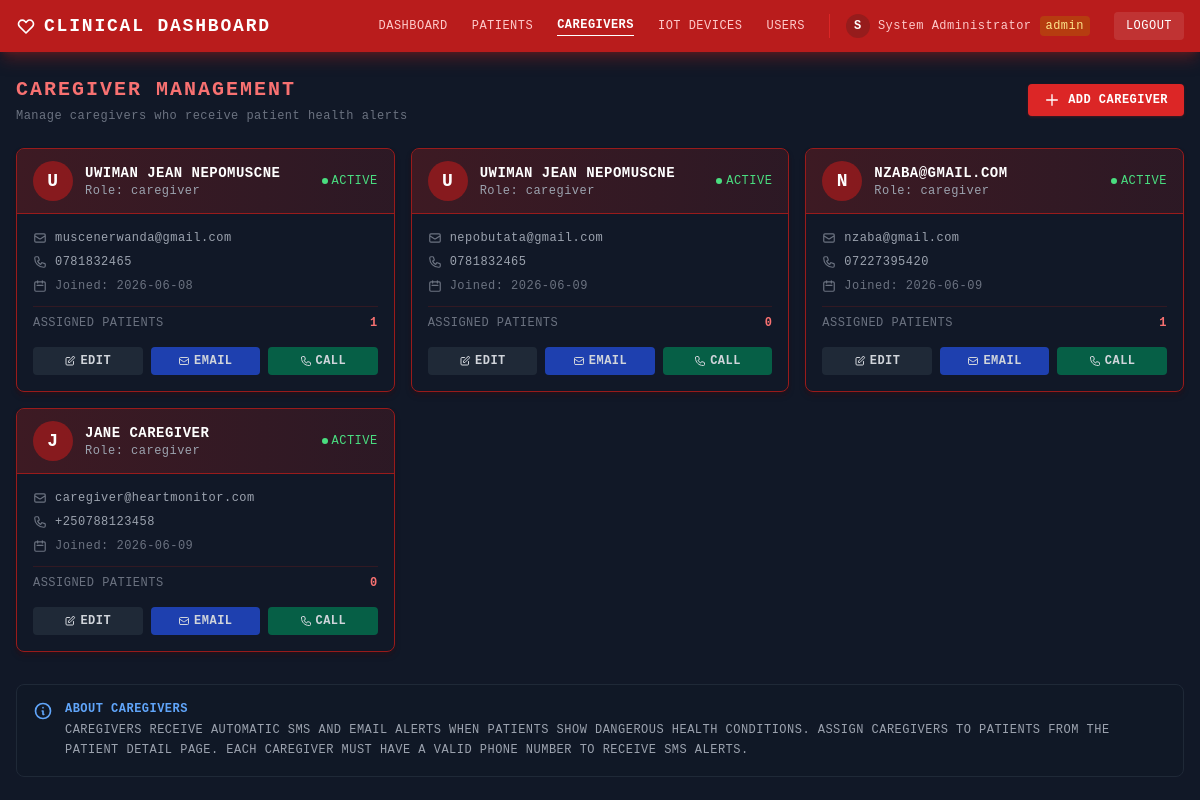
Screenshot of /caregivers (signed in) with the database file from the repository.
### app.py (models this page shows, shortened)
class User(UserMixin, db.Model):
    id = db.Column(db.Integer, primary_key=True)
    username = db.Column(db.String(80), unique=True, nullable=False)
    email = db.Column(db.String(120), unique=True, nullable=False)
    phone = db.Column(db.String(20))
    full_name = db.Column(db.String(100), nullable=False)
    password_hash = db.Column(db.String(200), nullable=False)
    role = db.Column(db.String(20), default='caregiver')  # admin, doctor, caregiver
    is_active = db.Column(db.Boolean, default=True)
    created_at = db.Column(db.DateTime, default=datetime.utcnow)
    patients = db.relationship('PatientCaregiver', foreign_keys='PatientCaregiver.caregiver_id', backref='caregiver')

### app.py (the view)
@app.route("/caregivers")
@login_required
def list_caregivers():
    if current_user.role == 'admin':
        caregivers = User.query.filter_by(role='caregiver').all()
    elif current_user.role == 'doctor':
        caregivers = User.query.filter_by(role='caregiver').all()
    else:
        caregivers = [current_user]
    for caregiver in caregivers:
        patient_count = db.session.query(PatientCaregiver).filter_by(caregiver_id=caregiver.id).count()
        caregiver.patient_count = patient_count
    return render_template("caregivers.html", caregivers=caregivers)

### app.py (called while the page is built)
@login_manager.user_loader
def load_user(user_id):
    return User.query.get(int(user_id))

### templates/caregivers.html (shortened to what this page needs)
<!DOCTYPE html>
<html lang="en">
<head>
    <script src="https://cdn.tailwindcss.com"></script>
</head>
<body class="min-h-screen bg-[#111827] text-white" style="text-transform:uppercase;letter-spacing:.03em">
    <nav class="bg-red-700 shadow-lg shadow-red-900/50">
        <div class="max-w-7xl mx-auto px-4 py-3 flex items-center justify-between">
            <a href="/" class="text-white font-bold text-lg tracking-widest flex items-center gap-2">
                <svg class="w-5 h-5" fill="none" stroke="currentColor" stroke-width="2" viewBox="0 0 24 24">
                    <path stroke-linecap="round" stroke-linejoin="round" d="M4.318 6.318a4.5 4.5 0 000 6.364L12 20.364l7.682-7.682a4.5 4.5 0 00-6.364-6.364L12 7.636l-1.318-1.318a4.5 4.5 0 00-6.364 0z"/>
                </svg>
                Clinical Dashboard
            </a>
            <div class="hidden md:flex items-center gap-6">
                <a href="/" class="text-red-200 hover:text-white text-xs transition-colors">Dashboard</a>
                <a href="/patients" class="text-red-200 hover:text-white text-xs transition-colors">Patients</a>
                <a href="/caregivers" class="text-white text-xs font-bold border-b border-white pb-0.5">Caregivers</a>
                <a href="/devices" class="text-red-200 hover:text-white text-xs transition-colors">IoT Devices</a>
                {% if current_user.role == 'admin' %}
                <a href="/users" class="text-red-200 hover:text-white text-xs transition-colors">Users</a>
                {% endif %}
                <span class="text-red-200 text-xs normal-case border-l border-red-600 pl-4 flex items-center gap-2">
                    <span class="w-6 h-6 rounded-full bg-red-900/60 flex items-center justify-center text-white font-bold text-xs">
                        {{ current_user.full_name[0]|upper if current_user.full_name else '?' }}
                    </span>
                    {{ current_user.full_name }}
                    <span class="px-1.5 py-0.5 rounded text-xs
                        {% if current_user.role == 'admin' %}bg-amber-700/60 text-amber-200
                        {% elif current_user.role == 'doctor' %}bg-cyan-800/60 text-cyan-200
                        {% else %}bg-emerald-900/60 text-emerald-200{% endif %}">
                        {{ current_user.role }}
                    </span>
                </span>
                <a href="/logout" class="bg-white/10 hover:bg-white/20 text-white text-xs px-3 py-1.5 rounded transition-colors">Logout</a>
            </div>
        </div>
    </nav>
    <div class="max-w-7xl mx-auto px-4 py-6">
        <div class="flex flex-col sm:flex-row sm:items-center justify-between gap-4 mb-6">
            <div>
                <h1 class="text-xl font-bold text-red-400 tracking-widest">Caregiver Management</h1>
                <p class="text-xs text-gray-500 mt-1 normal-case">Manage caregivers who receive patient health alerts</p>
            </div>
            {% if current_user.role in ('admin', 'doctor') %}
            <a href="/caregivers/add"
               class="bg-red-600 hover:bg-red-700 text-white font-bold text-xs px-4 py-2 rounded transition-colors shadow shadow-red-900/40 inline-flex items-center gap-2">
                <svg class="w-4 h-4" fill="none" stroke="currentColor" stroke-width="2" viewBox="0 0 24 24">
                    <path stroke-linecap="round" stroke-linejoin="round" d="M12 4v16m8-8H4"/>
                </svg>
                Add Caregiver
            </a>
            {% endif %}
        </div>
        {% if caregivers and caregivers|length > 0 %}
        <div class="grid grid-cols-1 md:grid-cols-2 lg:grid-cols-3 gap-4">
            {% for person in caregivers %}
            <div class="bg-gray-900 border border-red-800 rounded-lg overflow-hidden shadow-md shadow-red-950/30 hover:border-red-600 transition-all duration-300 hover-scale">
                <div class="bg-gradient-to-r from-red-900/40 to-red-800/20 px-4 py-3 border-b border-red-800">
                    <div class="flex items-center gap-3">
                        <div class="w-10 h-10 rounded-full bg-red-700/60 flex items-center justify-center text-white font-bold text-lg flex-shrink-0">
                            {{ (person.full_name if person.full_name else person.name)[0]|upper if (person.full_name or person.name) else '?' }}
                        </div>
                        <div class="flex-1">
                            <h3 class="text-sm font-bold text-white">{{ person.full_name if person.full_name else person.name }}</h3>
                            <p class="text-xs text-gray-400 normal-case">
                                {% if person.role %}
                                    Role: {{ person.role }}
                                {% else %}
                                    Caregiver
                                {% endif %}
                            </p>
                        </div>
                        {% if person.is_active is defined %}
                            {% if person.is_active %}
                            <span class="inline-flex items-center gap-1">
                                <span class="w-1.5 h-1.5 rounded-full bg-green-400 pulse-animation"></span>
                                <span class="text-green-400 text-xs">Active</span>
                            </span>
                            {% else %}
                            <span class="inline-flex items-center gap-1">
                                <span class="w-1.5 h-1.5 rounded-full bg-gray-500"></span>
                                <span class="text-gray-500 text-xs">Inactive</span>
                            </span>
                            {% endif %}
                        {% endif %}
                    </div>
                </div>
                <div class="p-4 space-y-3">
                    <div class="space-y-2">
                        {% if person.email %}
                        <div class="flex items-center gap-2 text-xs">
                            <svg class="w-3.5 h-3.5 text-gray-500" fill="none" stroke="currentColor" stroke-width="2" viewBox="0 0 24 24">
                                <path stroke-linecap="round" stroke-linejoin="round" d="M3 8l7.89 5.26a2 2 0 002.22 0L21 8M5 19h14a2 2 0 002-2V7a2 2 0 00-2-2H5a2 2 0 00-2 2v10a2 2 0 002 2z"/>
                            </svg>
                            <span class="text-gray-400 normal-case truncate">{{ person.email }}</span>
                        </div>
                        {% endif %}
                        {% if person.phone %}
                        <div class="flex items-center gap-2 text-xs">
                            <span class="text-gray-400 normal-case">{{ person.phone }}</span>
                        </div>
                        {% endif %}
                        {% if person.created_at %}
                        <div class="flex items-center gap-2 text-xs">
                            <svg class="w-3.5 h-3.5 text-gray-500" fill="none" stroke="currentColor" stroke-width="2" viewBox="0 0 24 24">
                                <path stroke-linecap="round" stroke-linejoin="round" d="M8 7V3m8 4V3m-9 8h10M5 21h14a2 2 0 002-2V7a2 2 0 00-2-2H5a2 2 0 00-2 2v12a2 2 0 002 2z"/>
                            </svg>
                            <span class="text-gray-500 normal-case">
                                Joined:
                                {% if person.created_at is string %}
                                    {{ person.created_at[:10] }}
                                {% else %}
                                    {{ person.created_at.strftime('%Y-%m-%d') if person.created_at.strftime else person.created_at }}
                                {% endif %}
                            </span>
                        </div>
                        {% endif %}
                    </div>
                    {% if person.patient_count is defined %}
                    <div class="border-t border-red-900/30 pt-2 mt-2">
                        <div class="flex items-center justify-between text-xs">
                            <span class="text-gray-500">Assigned Patients</span>
                            <span class="text-red-400 font-bold">{{ person.patient_count }}</span>
                        </div>
                    </div>
                    {% endif %}
                </div>
                <div class="px-4 pb-4 flex gap-2">
                    {% if current_user.role in ('admin', 'doctor') %}
                    <a href="/caregivers/{{ person.id }}/edit"
                       class="flex-1 text-center bg-gray-800 hover:bg-gray-700 text-gray-300 font-bold text-xs py-1.5 rounded transition-colors inline-flex items-center justify-center gap-1">
                        <svg class="w-3 h-3" fill="none" stroke="currentColor" stroke-width="2" viewBox="0 0 24 24">
                            <path stroke-linecap="round" stroke-linejoin="round" d="M11 5H6a2 2 0 00-2 2v11a2 2 0 002 2h11a2 2 0 002-2v-5m-1.414-9.414a2 2 0 112.828 2.828L11.828 15H9v-2.828l8.586-8.586z"/>
                        </svg>
                        Edit
                    </a>
                    {% endif %}
                    {% if person.email %}
                    <a href="mailto:{{ person.email }}"
                       class="flex-1 text-center bg-blue-800 hover:bg-blue-700 text-gray-300 font-bold text-xs py-1.5 rounded transition-colors inline-flex items-center justify-center gap-1">
                        <svg class="w-3 h-3" fill="none" stroke="currentColor" stroke-width="2" viewBox="0 0 24 24">
                            <path stroke-linecap="round" stroke-linejoin="round" d="M3 8l7.89 5.26a2 2 0 002.22 0L21 8M5 19h14a2 2 0 002-2V7a2 2 0 00-2-2H5a2 2 0 00-2 2v10a2 2 0 002 2z"/>
                        </svg>
                        Email
                    </a>
                    {% endif %}
                    {% if person.phone %}
                    <a href="tel:{{ person.phone }}"
                       class="flex-1 text-center bg-emerald-800 hover:bg-emerald-700 text-gray-300 font-bold text-xs py-1.5 rounded transition-colors inline-flex items-center justify-center gap-1">
                        Call
                    </a>
                    {% endif %}
                </div>
            </div>
            {% endfor %}
        </div>
        {% endif %}
        <div class="mt-8 bg-gray-900/50 border border-gray-800 rounded-lg p-4">
            <div class="flex items-start gap-3">
                <div class="flex-shrink-0">
                    <svg class="w-5 h-5 text-blue-400" fill="none" stroke="currentColor" stroke-width="2" viewBox="0 0 24 24">
                        <path stroke-linecap="round" stroke-linejoin="round" d="M13 16h-1v-4h-1m1-4h.01M21 12a9 9 0 11-18 0 9 9 0 0118 0z"/>
                    </svg>
                </div>
                <div>
                    <h4 class="text-xs font-bold text-blue-400 mb-1">About Caregivers</h4>
                    <p class="text-xs text-gray-400 leading-relaxed">
                        Caregivers receive automatic SMS and email alerts when patients show dangerous health conditions.
                        Assign caregivers to patients from the patient detail page. Each caregiver must have a valid phone
                        number to receive SMS alerts.
                    </p>
                </div>
            </div>
        </div>
    </div>
</body>
</html>

### templates/caregivers.html (style rules this page uses)
body { font-family: 'Courier New', Courier, monospace; }
.pulse-animation { animation: pulse 2s cubic-bezier(0.4, 0, 0.6, 1) infinite; }
.hover-scale { transition: transform 0.2s ease; }

### rows the page displays
User: full_name "S", full_name "System Administrator", role "admin"
User: full_name "U", full_name "UWIMAN JEAN NEPOMUSCNE", role "caregiver", shows "ACTIVE", email "muscenerwanda@gmail.com", phone "0781832465", created_at "2026-06-08", patient_count "1"
User: full_name "U", full_name "UWIMAN JEAN NEPOMUSCNE", role "caregiver", is_active True (drawn), email "nepobutata@gmail.com", phone "0781832465", created_at "2026-06-09", patient_count "0"
User: full_name "N", full_name "NZABA@GMAIL.COM", role "caregiver", shows "ACTIVE", email "nzaba@gmail.com", phone "07227395420", created_at "2026-06-09", patient_count "1"
User: full_name "J", full_name "JANE CAREGIVER", role "caregiver", is_active True (drawn), email "caregiver@heartmonitor.com", phone "+250788123458", created_at "2026-06-09", patient_count "0"
